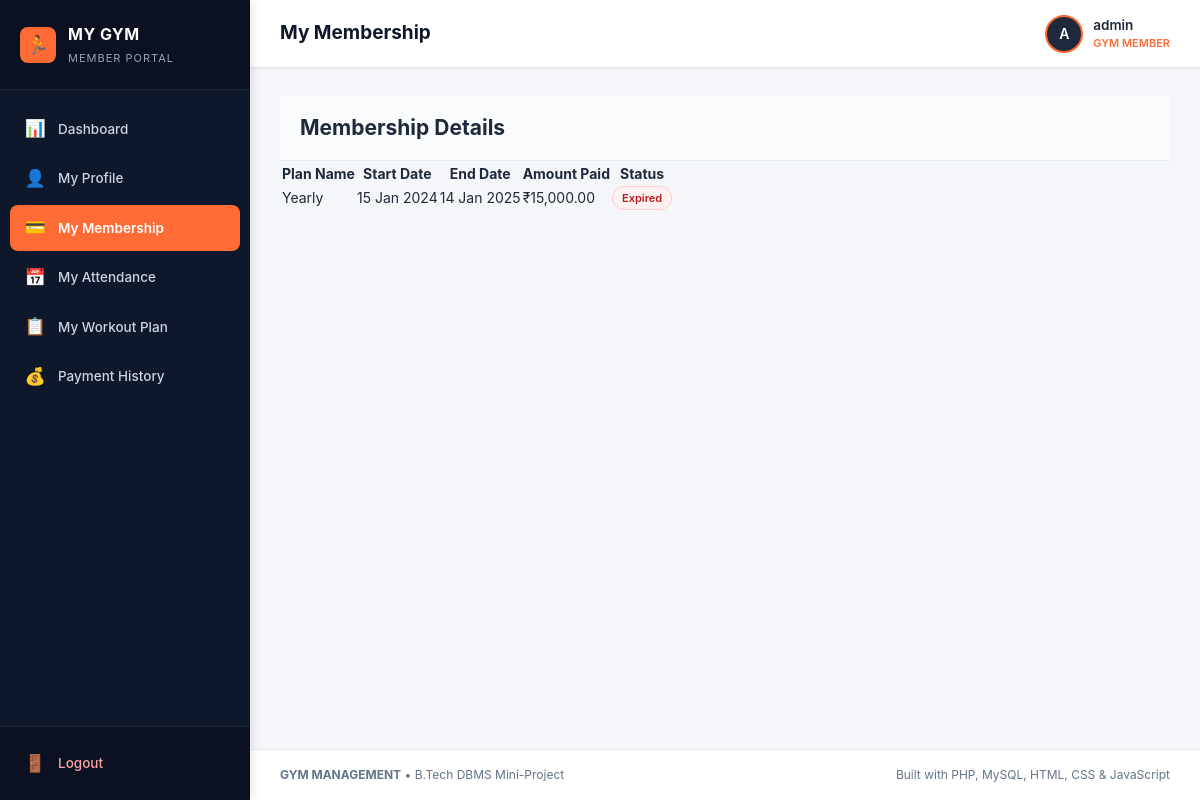
Screenshot of /user/membership.php (signed in) with the database file from the repository.
### tables this page shows
CREATE TABLE IF NOT EXISTS `Membership` (
    `membership_id` INT AUTO_INCREMENT PRIMARY KEY,
    `member_id` INT NOT NULL,
    `plan_name` ENUM('Monthly', 'Quarterly', 'Half Yearly', 'Yearly') NOT NULL,
    `start_date` DATE NOT NULL,
    `end_date` DATE NOT NULL,
    `amount` DECIMAL(10,2) NOT NULL,
    `created_at` TIMESTAMP DEFAULT CURRENT_TIMESTAMP,
    CONSTRAINT `fk_membership_member` 
        FOREIGN KEY (`member_id`) REFERENCES `Member`(`member_id`) 
        ON DELETE CASCADE ON UPDATE CASCADE
);

### db.php (called while the page is built, shortened)
<?php
function format_currency($amount) {
    return "₹" . number_format((float)$amount, 2);
}
function format_date($date_str) {
    return date("d M Y", strtotime($date_str));
}
?>

### user/membership.php (the view, shortened to what this page needs)
<?php
require_once __DIR__ . '/user_header.php';
$member_id = $_SESSION['member_id'];
$stmt = $conn->prepare("SELECT *, IF(end_date >= CURDATE(), 'Active', 'Expired') AS status FROM Membership WHERE member_id = ? ORDER BY end_date DESC");
$stmt->bind_param("i", $member_id);
$stmt->execute();
$result = $stmt->get_result();
?>
<div class="card">
    <div class="card-header">
        <h2>Membership Details</h2>
    </div>
    <div class="card-body">
        <table class="table">
            <thead>
                <tr>
                    <th>Plan Name</th>
                    <th>Start Date</th>
                    <th>End Date</th>
                    <th>Amount Paid</th>
                    <th>Status</th>
                </tr>
            </thead>
            <tbody>
                <?php while($row = $result->fetch_assoc()): ?>
                <tr>
                    <td><?php echo htmlspecialchars($row['plan_name']); ?></td>
                    <td><?php echo format_date($row['start_date']); ?></td>
                    <td><?php echo format_date($row['end_date']); ?></td>
                    <td><?php echo format_currency($row['amount']); ?></td>
                    <td>
                        <span class="badge <?php echo $row['status'] == 'Active' ? 'badge-success' : 'badge-danger'; ?>">
                            <?php echo $row['status']; ?>
                        </span>
                    </td>
                </tr>
                <?php endwhile; ?>
            </tbody>
        </table>
    </div>
</div>
<?php require_once '../footer.php'; ?>

### css/style.css (style rules this page uses)
:root { --primary-navy: #0f172a; --navy-light: #1e293b; --navy-hover: #334155; --accent-orange: #ff6b35; --accent-orange-hover: #e85924; --accent-orange-light: #fff0eb; --bg-light: #f4f6f9; --card-bg: #ffffff; --text-primary: #1e293b; --text-secondary: #64748b; --text-muted: #94a3b8; --border-color: #e2e8f0; --sidebar-width: 250px; --header-height: 68px; --color-success: #10b981; --color-success-bg: #ecfdf5; --color-danger: #ef4444; --color-danger-bg: #fef2f2; --color-warning: #f59e0b; --color-warning-bg: #fffbeb; --color-info: #0284c7; --color-info-bg: #f0f9ff; --radius-sm: 4px; --radius-md: 8px; --radius-lg: 12px; --shadow-sm: 0 1px 3px rgba(0, 0, 0, 0.05); --shadow-md: 0 4px 6px -1px rgba(0, 0, 0, 0.06), 0 2px 4px -1px rgba(0, 0, 0, 0.04); }
* { margin: 0; padding: 0; box-sizing: border-box; font-family: -apple-system, BlinkMacSystemFont, "Segoe UI", Roboto, "Helvetica Neue", Arial, sans-serif; }
body { background-color: var(--bg-light); color: var(--text-primary); min-height: 100vh; font-size: 14px; line-height: 1.5; }
.card-header { padding: 16px 20px; border-bottom: 1px solid var(--border-color); display: flex; align-items: center; justify-content: space-between; background-color: #fafbfc; }
.card-body { padding: 0; }
.badge { display: inline-block; padding: 3px 9px; font-size: 11px; font-weight: 600; border-radius: 12px; text-transform: capitalize; }
.badge-danger { background-color: var(--color-danger-bg); color: #b91c1c; border: 1px solid #fecaca; }

### rows the page displays
membership: plan_name "Yearly", start_date "15 Jan 2024", end_date "14 Jan 2025", amount "₹15,000.00", status "Expired"

### other values shown
$page_title "My Membership"
substr($member_name, 0, 1) "A"
$member_name "admin"
